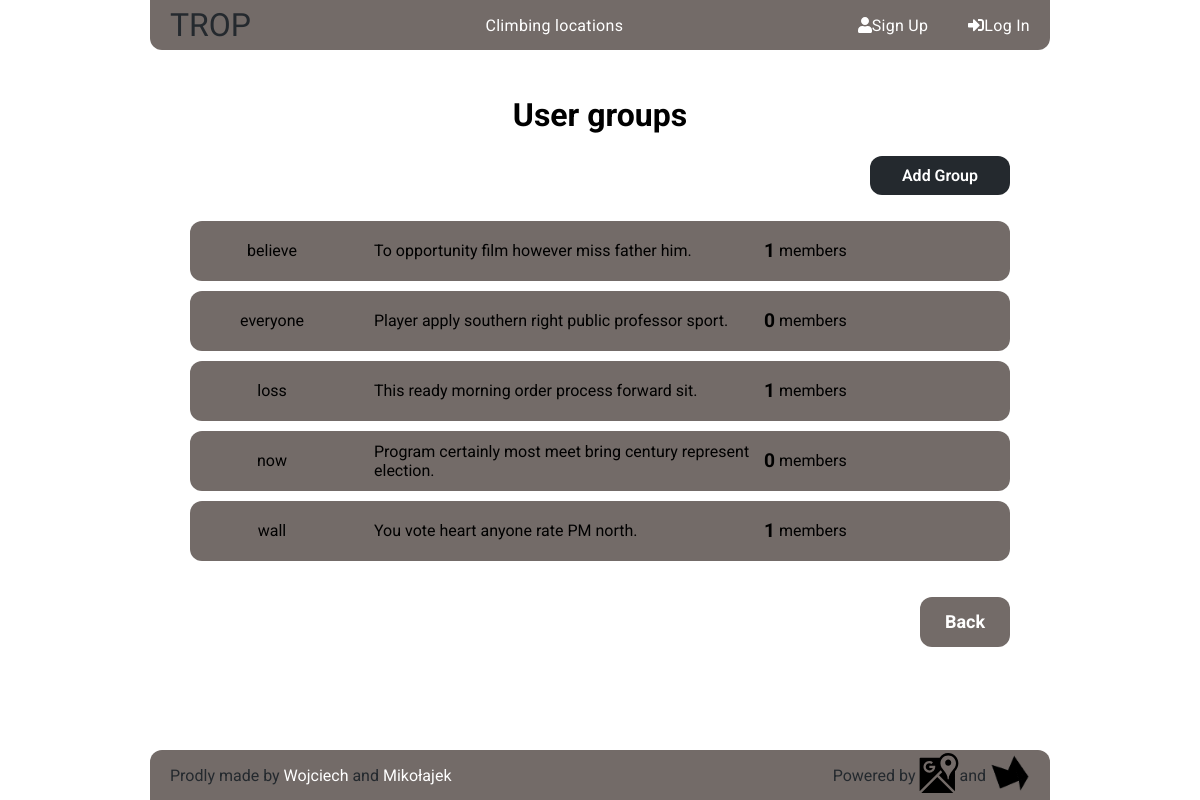
/accounts/groups/, run on an earlier commit of the app's database.
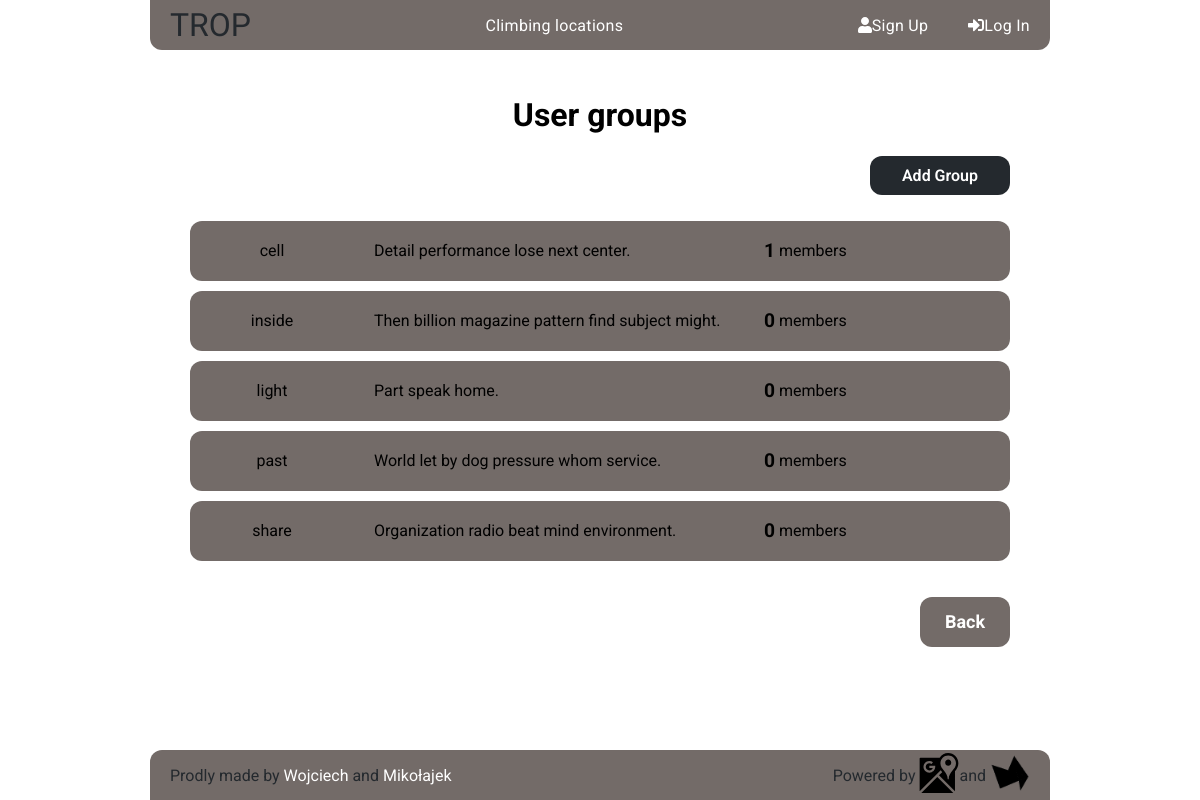
And on a later commit of the database.
### accounts/models.py (models this page shows, shortened)
class Group(models.Model):
    name = models.CharField(max_length = 255, unique=True)
    slug = models.SlugField(allow_unicode = True, unique=True)
    description = models.TextField(blank=True, default='')
    members = models.ManyToManyField(User, through='GroupMember')
    class Meta:
        ordering = ['name']

### accounts/views.py (the view)
# urls.py: url(r'groups/$', views.ListGroups.as_view(),
class ListGroups(ListView):
    model = Group

### accounts/templates/accounts/group_list.html (shortened to what this page needs)
{% extends "accounts/accounts_base.html" %}
{% block accounts_content %}
{% if group_list %}
<div class="group-list">
  <h1>User groups</h1>
  <div class="new-group"><a href="{% url 'accounts:new_group' %}">Add Group</a></div>
  <div class="group-details">
    <ul>
      {% for group in group_list %}
        <li>
          {% if user in group.members.all %}
            <div class="group-name"><a href="{% url 'accounts:single_group' slug=group.slug %}">{{group.name}}</a></div>
          {% else %}
            <div class="group-name">{{group.name}}</div>
          {% endif %}
          <div class="group-desc">{{group.description}}</div>
          {% if group.members %}
            <div class="group-members"><span>{{group.members.count}}</span>&nbspmembers</div>
          {% endif %}
        </li>
      {% endfor %}
    </ul>
  </div>
  {% else %}
    <h1>No groups are available</h1>
  {% endif %}
  {% endblock accounts_content %}

What changed in the data, as far as the page shows it:
removed Group: name "believe", description "To opportunity film however miss father him.", members.count "1"
removed Group: name "everyone", description "Player apply southern right public professor sport.", members.count "0"
removed Group: name "loss", description "This ready morning order process forward sit.", members.count "1"
removed Group: name "now", description "Program certainly most meet bring century represent election.", members.count "0"
removed Group: name "wall", description "You vote heart anyone rate PM north.", members.count "1"
added Group: name "cell", description "Detail performance lose next center.", members.count "1"
added Group: name "inside", description "Then billion magazine pattern find subject might.", members.count "0"
added Group: name "light", description "Part speak home.", members.count "0"
added Group: name "past", description "World let by dog pressure whom service.", members.count "0"
added Group: name "share", description "Organization radio beat mind environment.", members.count "0"
